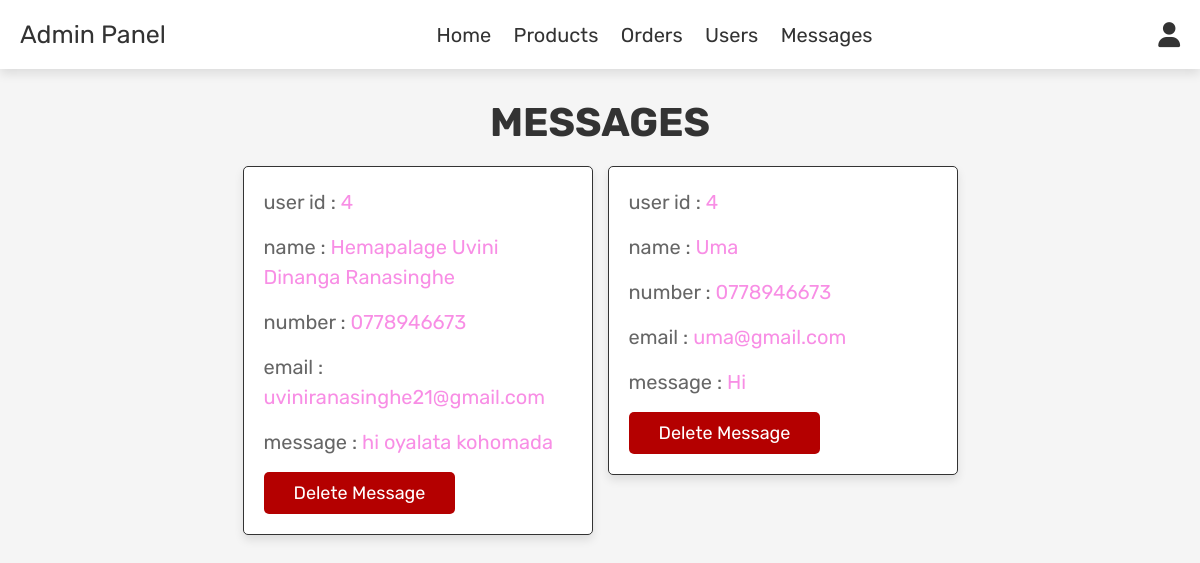
/admin_contacts.php (signed in), run on the app's committed database.
### tables this page shows
CREATE TABLE `message` (
  `id` int(100) NOT NULL,
  `user_id` int(100) NOT NULL,
  `name` varchar(100) NOT NULL,
  `email` varchar(100) NOT NULL,
  `number` varchar(12) NOT NULL,
  `message` varchar(500) NOT NULL
);

### admin_contacts.php (the view, shortened to what this page needs)
<?php
include 'config.php';
?>
<!DOCTYPE html>
<html lang="en">
<head>
   <link rel="stylesheet" href="https://cdnjs.cloudflare.com/ajax/libs/font-awesome/6.0.0/css/all.min.css">
   <link rel="stylesheet" href="css/admin_style.css">
</head>
<body>
<?php include 'admin_header.php'; ?>
<section class="messages">
   <h1 class="title"> messages </h1>
   <div class="box-container">
   <?php
      $select_message = mysqli_query($conn, "SELECT * FROM `message`") or die('query failed');
      if(mysqli_num_rows($select_message) > 0){
         while($fetch_message = mysqli_fetch_assoc($select_message)){
   ?>
   <div class="box">
      <p> user id : <span><?php echo $fetch_message['user_id']; ?></span> </p>
      <p> name : <span><?php echo $fetch_message['name']; ?></span> </p>
      <p> number : <span><?php echo $fetch_message['number']; ?></span> </p>
      <p> email : <span><?php echo $fetch_message['email']; ?></span> </p>
      <p> message : <span><?php echo $fetch_message['message']; ?></span> </p>
      <a href="admin_contacts.php?delete=<?php echo $fetch_message['id']; ?>" onclick="return confirm('delete this message?');" class="delete-btn">delete message</a>
   </div>
   <?php
      };
   }else{
      echo '<p class="empty">you have no messages!</p>';
   }
   ?>
   </div>
</section>
</body>
</html>

### css/admin_style.css (style rules this page uses)
:root { --purple: #f88ee5; --red:#b40000; --orange:#424141; --black:#333; --white:#fff; --light-color:#666; --light-white:#ccc; --light-bg:#f5f5f5; --border:.1rem solid var(--black); --box-shadow:0 .5rem 1rem rgba(0,0,0,.1); }
* { font-family: 'Rubik', sans-serif; margin:0; padding:0; box-sizing: border-box; outline: none; border:none; text-decoration: none; transition:all .2s linear; }
html { font-size: 62.5%; overflow-x: hidden; }
body { background-color: var(--light-bg); }
section { padding:3rem 2rem; }
.title { text-align: center; margin-bottom: 2rem; text-transform: uppercase; color:var(--black); font-size: 4rem; }
.btn, .option-btn, .delete-btn, .white-btn { display: inline-block; margin-top: 1rem; padding:1rem 3rem; cursor: pointer; color:var(--white); font-size: 1.8rem; border-radius: .5rem; text-transform: capitalize; }
.delete-btn { background-color: var(--red); }
.messages .box-container { display: grid; grid-template-columns: repeat(auto-fit, 35rem); justify-content: center; gap:1.5rem; max-width: 1200px; margin:0 auto; align-items: flex-start; }
.messages .box-container .box { background-color: var(--white); padding:2rem; border:var(--border); box-shadow: var(--box-shadow); border-radius: .5rem; }
.messages .box-container .box p { padding-bottom: 1.5rem; font-size: 2rem; color:var(--light-color); line-height: 1.5; }
.messages .box-container .box p span { color:var(--purple); }
.messages .box-container .box .delete-btn { margin-top: 0; }

### data on the page
message: user "4", name "Hemapalage Uvini Dinanga Ranasinghe", number "0778946673", email "uviniranasinghe21@gmail.com", message "hi oyalata kohomada"
message: user "4", name "Uma", number "0778946673", email "uma@gmail.com", message "Hi"
